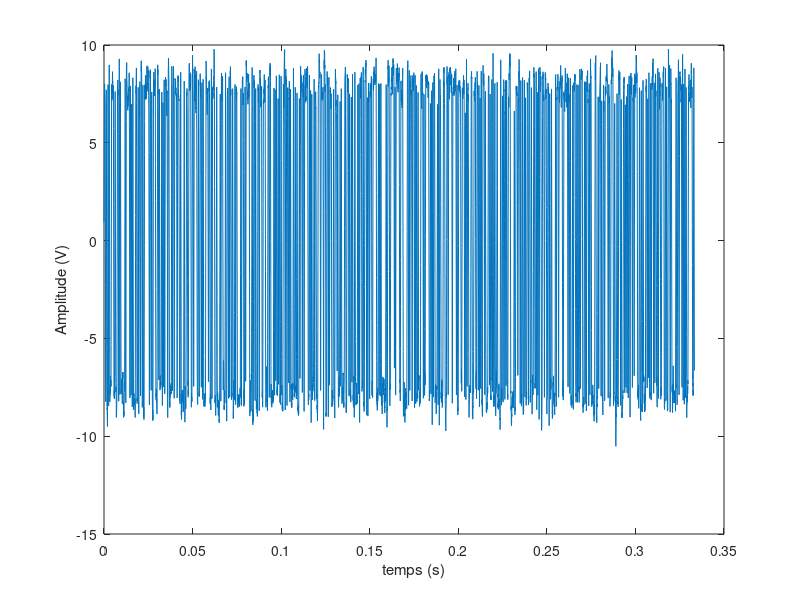
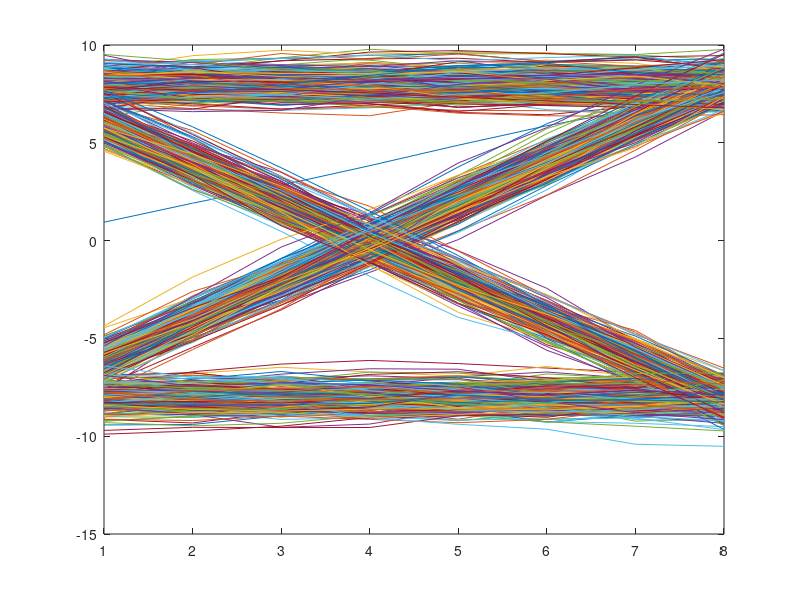
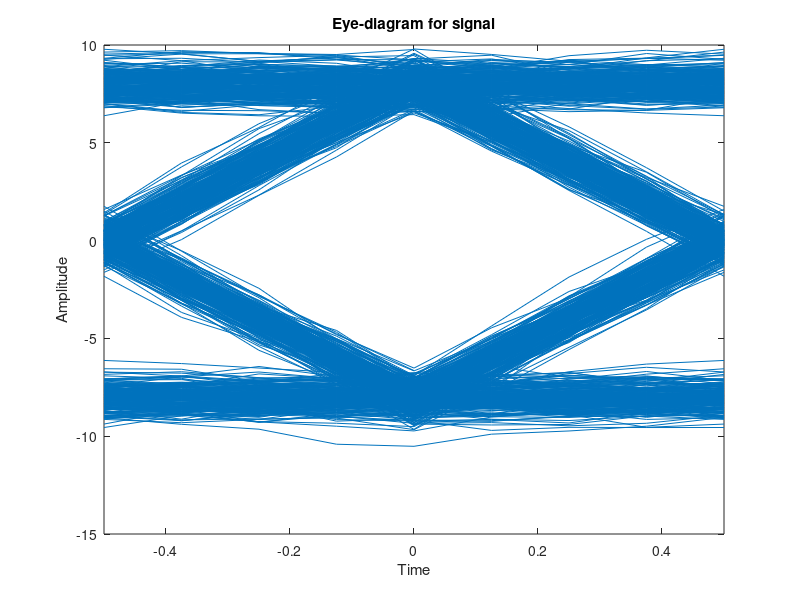
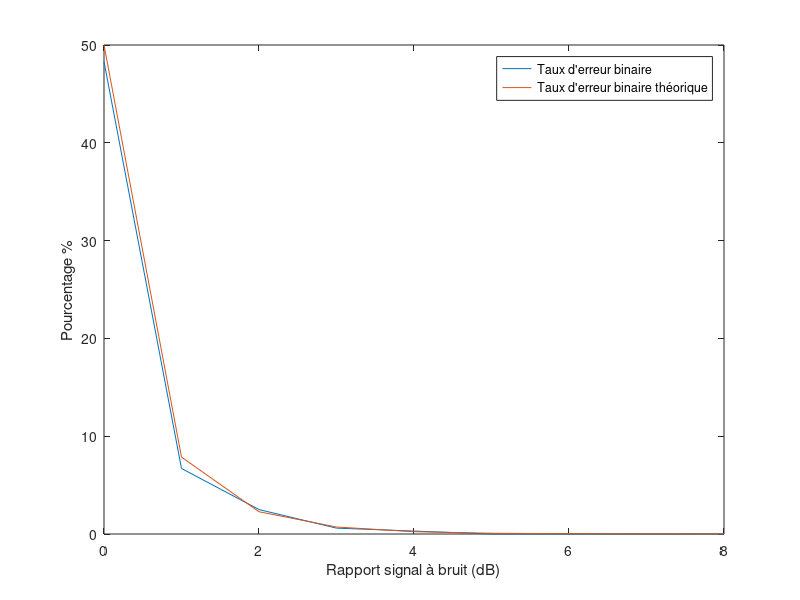

Source code (MATLAB) for these figures, in order:
clc; close all; clear all;
%%%%%%%%%%%%%%%%%% Sequence 3
% clc; close all; clear all;
% Constantes
V = 1;
nbit = 1000;
Fe = 24000;
Te = 1/Fe;
Rb = 3000;
Tb = 1/Rb;
Ns = Fe/Rb; % 8 ici
Ts = Ns*Te;

% Génération de bits
Tableau = randi([0,1],nbit,1);

%% 5.2)

RSB = 0.01;
% 1)
% Génération d'impulsions
Modulateur = (Tableau-0.5)*2;
Signal = [Modulateur' ; zeros(nbit,Ns-1)'];
Signal = Signal(:);

% Filtre de mise en forme
h = ones(Ns,1);
signal_filtre_e = filter(h,1,Signal); 
% Bruitage / Transmission
Px = mean(abs(signal_filtre_e).^2);
sigma = sqrt((Ns*Px)/2*RSB);
bruit = sigma * randn(1, length(signal_filtre_e));
% Réception
signal_int = signal_filtre_e + bruit';
signal_filtre_s = filter(h,1,signal_int);

Lt = 0:Te:(nbit*Ns-1)*Te;
plot(Lt,signal_filtre_s);
xlabel("temps (s)");
ylabel("Amplitude (V)");

figure,plot(reshape(signal_filtre_s,Ns,length(signal_filtre_s)/Ns));
eyediagram(signal_filtre_s(Ns:end),Ns);

signal_sortie = signal_filtre_s(Ns:Ns:end,1);
Demodulateur = signal_sortie > 0;
Erreur = mean((Tableau - Demodulateur) ~= 0);
% = 0


% 2)
vecteurTEB = zeros(9, 1);
bruit = randn(1, length(signal_filtre_e));
% Pour un rsb de 0dB le bruit est infiniment plus important que le signal
signal_int = bruit';
signal_filtre_s = filter(h,1,signal_int);
signal_sortie = signal_filtre_s(Ns:Ns:end,1);
Demodulateur = signal_sortie > 0;
vecteurTEB(1) = mean((Tableau - Demodulateur) ~= 0);

for i=2:9
    RSB = 1/10^(log10(i-1));
    sigma = sqrt((Ns*Px)/2*RSB);
    bruit = sigma * randn(1, length(signal_filtre_e));
    % Réception
    signal_int = signal_filtre_e + bruit';
    signal_filtre_s = filter(h,1,signal_int);
    signal_sortie = signal_filtre_s(Ns:Ns:end,1);
    Demodulateur = signal_sortie > 0;
    vecteurTEB(i) = mean((Tableau - Demodulateur) ~= 0);
end

% 3)
vecteurTEBth = qfunc(sqrt(2*(0:1:8)));
Ldb = 0:1:8;
figure, plot(Ldb,100*vecteurTEB);
hold on
plot(Ldb,100*vecteurTEBth);
hold off
xlabel("Rapport signal à bruit (dB)");
ylabel("Pourcentage %");
legend("Taux d'erreur binaire", "Taux d'erreur binaire théorique")


%% 5.3.1)
% 1)
% Génération d'impulsions
Modulateur = (Tableau-0.5)*2;
Signal = [Modulateur' ; zeros(nbit,Ns-1)'];
Signal = Signal(:);

% Filtre de mise en forme
h = ones(Ns,1);
signal_filtre_e = filter(h,1,Signal); 

hr = h;
hr(Ns/2+1:end) = 0;

signal_filtre_s = filter(hr,1,signal_filtre_e);

Lt = 0:Te:(nbit*Ns-1)*Te;
figure, plot(Lt,signal_filtre_s);
xlabel("temps (s)");
ylabel("Amplitude (V)");

eyediagram(signal_filtre_s(Ns:end),Ns);
% N0 = Ts/2

% 2)
signal_sortie = signal_filtre_s(Ns/2:Ns:end,1);
Demodulateur = signal_sortie > 0;
Erreur2 = mean((Tableau - Demodulateur) ~= 0);
% Erreur2 = 0

%% 5.3.2)

% 1)

% Génération d'impulsions
Modulateur = (Tableau-0.5)*2;
Signal = [Modulateur' ; zeros(nbit,Ns-1)'];
Signal = Signal(:);

% Filtre de mise en forme
h = ones(Ns,1);
signal_filtre_e = filter(h,1,Signal);
hr = h;
hr(Ns/2+1:end) = 0;
% Bruitage / Transmission
Px = mean(abs(signal_filtre_e).^2);
for i=2:10:32
    RSB = 1/10^(log10(i-1));
    sigma = sqrt((Ns*Px)/2*RSB);
    bruit = sigma * randn(1, length(signal_filtre_e));
    % Réception
    signal_int = signal_filtre_e + bruit';
    signal_filtre_s = filter(hr,1,signal_int);
    eyediagram(signal_filtre_s(Ns:end),Ns);
end

% 2) et 3)
vecteurTEB2 = zeros(9, 1);
bruit = randn(1, length(signal_filtre_e));
% Pour un rsb de 0dB le bruit est infiniment plus important que le signal
signal_int = bruit';
signal_filtre_s = filter(hr,1,signal_int);
signal_sortie = signal_filtre_s(Ns/2:Ns:end,1);
Demodulateur = signal_sortie > 0;
vecteurTEB2(1) = mean((Tableau - Demodulateur) ~= 0);

for i=2:9
    RSB = 1/10^(log10(i-1));
    sigma = sqrt((Ns*Px)/2*RSB);
    bruit = sigma * randn(1, length(signal_filtre_e));
    % Réception
    signal_int = signal_filtre_e + bruit';
    signal_filtre_s = filter(hr,1,signal_int);
    signal_sortie = signal_filtre_s(Ns/2:Ns:end,1);
    Demodulateur = signal_sortie > 0;
    vecteurTEB2(i) = mean((Tableau - Demodulateur) ~= 0);
end

Ldb = 0:1:8;
vecteurTEBth2 = qfunc(sqrt(0:1:8));
figure, semilogy(Ldb,100*vecteurTEB2);
hold on
semilogy(Ldb,100*vecteurTEBth2);
hold off
xlabel("Rapport signal à bruit (dB)");
ylabel("Pourcentage %");
legend("Taux d'erreur binaire", "Taux d'erreur binaire théorique")

% 4)


%% 5.5)
bits = Tableau;
% Mapping
Sig = (2 * bi2de(reshape(bits, 2, length(bits)/2).') - 3).';
Signal = [Sig ; zeros(nbit/2,Ns-1)'];
Signal = Signal(:);


% Filtre de mise en forme
h = ones(Ns,1);
signal_filtre_e = filter(h,1,Signal);
signal_filtre_s = filter(h,1,signal_filtre_e);

Lt = 0:Te:((nbit/2)*Ns-1)*Te;
figure, plot(Lt,signal_filtre_s);
xlabel("temps (s)");
ylabel("Amplitude (V)");
title("yihou");

eyediagram(signal_filtre_s(Ns:end),Ns);
% N0 = Ns

% Demapping
signal_sortie = signal_filtre_s(Ns:Ns:end,1);
Demodulateur = (-3 * (signal_sortie <= -16)) + (-1 * (((signal_sortie > -16) + (signal_sortie < 0)) > 1)) + (((signal_sortie >= 0) + (signal_sortie < 16)) > 1) + (3 * (signal_sortie >= 16));
BitsDecides = reshape(de2bi((Demodulateur + 3)/2).', 1, length(bits))';
Erreur3 = mean((bits - BitsDecides) ~= 0);


%% 5.6)

%% Iterer correctement sur vecteur, qfunc pas en dB : 10.^(0.1*(0:1:8))
%% 5.3.2) 4) et 5) à faire

% 1) et 3)
vecteurTES = zeros(9, 1);
vecteurTEB3 = zeros(9, 1);
bruit = randn(1, length(signal_filtre_e));
% Pour un rsb de 0dB le bruit est infiniment plus important que le signal
signal_int = bruit';
signal_filtre_s = filter(h,1,signal_int);
signal_sortie = signal_filtre_s(Ns:Ns:end,1);
Demodulateur = (-3 * (signal_sortie <= -16)) + (-1 * (((signal_sortie > -16) + (signal_sortie < 0)) > 1)) + (((signal_sortie >= 0) + (signal_sortie < 16)) > 1) + (3 * (signal_sortie >= 16));
vecteurTES(1) = mean((Sig' - Demodulateur) ~= 0);
BitsDecides = reshape(de2bi((Demodulateur + 3)/2).', 1, length(bits))';
vecteurTEB3(1) = mean((bits - BitsDecides) ~= 0);

for i=2:9
    RSB = 1/10^(log10(i-1));
    sigma = sqrt((Ns*Px)/2*RSB);
    bruit = sigma * randn(1, length(signal_filtre_e));
    % Réception
    signal_int = signal_filtre_e + bruit';
    signal_filtre_s = filter(h,1,signal_int);
    signal_sortie = signal_filtre_s(Ns:Ns:end,1);
    Demodulateur = (-3 * (signal_sortie <= -16)) + (-1 * (((signal_sortie > -16) + (signal_sortie < 0)) > 1)) + (((signal_sortie >= 0) + (signal_sortie < 16)) > 1) + (3 * (signal_sortie >= 16));
    vecteurTES(i) = mean((Sig' - Demodulateur) ~= 0);
    BitsDecides = reshape(de2bi((Demodulateur + 3)/2).', 1, length(bits))';
    vecteurTEB3(i) = mean((bits - BitsDecides) ~= 0);
end

Ldb = 0:1:8;
figure, plot(Ldb,100*vecteurTES);
xlabel("Rapport signal à bruit (dB)");
ylabel("Pourcentage %");
legend("Taux d'erreur symbole");

% 2)
Ldb = 0:1:8;
vecteurTESth = 3/2 * qfunc(sqrt(4/5 *(0:1:8)));
figure, plot(Ldb,100*vecteurTES);
hold on
plot(Ldb,100*vecteurTESth);
hold off
xlabel("Rapport signal à bruit (dB)");
ylabel("Pourcentage %");
legend("Taux d'erreur symbole","Taux d'erreur symbole théorique");

% 3)
Ldb = 0:1:8;
figure, plot(Ldb,100*vecteurTEB3);
xlabel("Rapport signal à bruit (dB)");
ylabel("Pourcentage %");
legend("Taux d'erreur binaire");

% 4)
Ldb = 0:1:8;
vecteurTEBth = 3/4 * qfunc(sqrt(4/5 *(0:1:8)));
figure, plot(Ldb,100*vecteurTEB3);
hold on
plot(Ldb,100*vecteurTEBth);
hold off
xlabel("Rapport signal à bruit (dB)");
ylabel("Pourcentage %");
legend("Taux d'erreur binaire","Taux d'erreur binaire théorique");

% 5)
Ldb = 0:1:8;
figure, plot(Ldb,100*vecteurTEB2);
hold on
plot(Ldb,100*vecteurTEB3);
hold off
xlabel("Rapport signal à bruit (dB)");
ylabel("Pourcentage %");
legend("Taux d'erreur binaire de la chaine de référence","Taux d'erreur binaire de la chaine implantée");
% Chainé implémentée plus efficace car avec le mapping 4-aire, même taux
% d'erreur symbole que mapping 2-aire mais taux d'erreur binaire /2 car
% quand on se trompe de symbole on a quand même 1 bit /2 de bon en général

%6)
% Chaine de référence, spectre = sinus cardinal 
% Chaine implanté aussi sinus cardinal mais nb de symboles /2 car 2 bits
% par symbole donc Tb/2 et donc Rb * 2 alors que la bande passant B reste
% la même
% efficacité spectrale n = Rb/B 
% --> efficacité 2* meilleure






